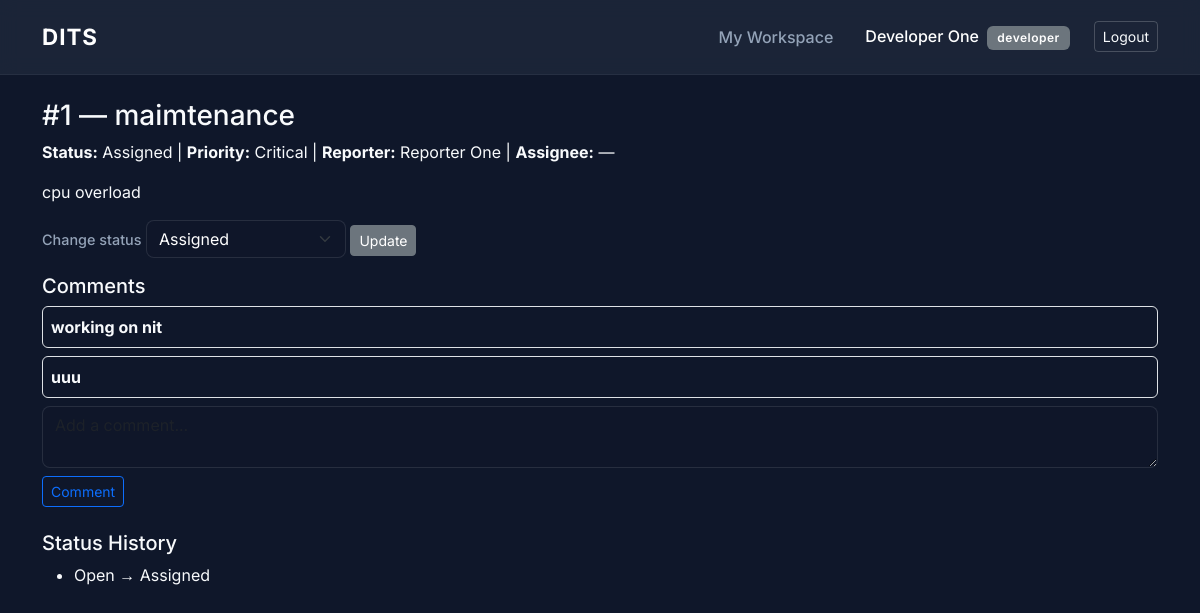
The page /defects/1 (signed in) on the database its author committed.
### app/models.py (models this page shows, shortened)
class User(UserMixin, db.Model):
    __tablename__ = "users"
    id = db.Column(db.Integer, primary_key=True)
    name = db.Column(db.String(120), nullable=False)
    email = db.Column(db.String(120), unique=True, nullable=False)
    password_hash = db.Column(db.String(255), nullable=False)
    role = db.Column(db.String(20), nullable=False)

class Defect(db.Model):
    __tablename__ = "defects"
    id = db.Column(db.Integer, primary_key=True)
    title = db.Column(db.String(150), nullable=False)
    description = db.Column(db.Text, nullable=False)
    priority = db.Column(db.String(10), nullable=False, default="Medium")
    status = db.Column(db.String(20), nullable=False, default="Open")
    reporter_id = db.Column(db.Integer, db.ForeignKey("users.id"), nullable=False)
    assignee_id = db.Column(db.Integer, db.ForeignKey("users.id"), nullable=True)
    report_date = db.Column(db.DateTime, default=datetime.utcnow)
    reporter = db.relationship("User", foreign_keys=[reporter_id])
    assignee = db.relationship("User", foreign_keys=[assignee_id])

class Comment(db.Model):
    __tablename__ = "comments"
    id = db.Column(db.Integer, primary_key=True)
    defect_id = db.Column(db.Integer, db.ForeignKey("defects.id"), nullable=False)
    author_id = db.Column(db.Integer, db.ForeignKey("users.id"), nullable=False)
    body = db.Column(db.Text, nullable=False)
    created_at = db.Column(db.DateTime, default=datetime.utcnow)

class StatusHistory(db.Model):
    __tablename__ = "status_history"
    id = db.Column(db.Integer, primary_key=True)
    defect_id = db.Column(db.Integer, db.ForeignKey("defects.id"), nullable=False)
    old_status = db.Column(db.String(20))
    new_status = db.Column(db.String(20), nullable=False)
    changed_by = db.Column(db.Integer, db.ForeignKey("users.id"))
    changed_at = db.Column(db.DateTime, default=datetime.utcnow)

### app/routes/defects.py (the view)
@defects_bp.route("/defects/<int:defect_id>")
@login_required
def view_defect(defect_id):
    d = Defect.query.get_or_404(defect_id)
    developers = User.query.filter_by(role="developer").all()
    comments = Comment.query.filter_by(defect_id=defect_id).order_by(Comment.created_at).all()
    history = StatusHistory.query.filter_by(defect_id=defect_id).order_by(StatusHistory.changed_at).all()
    return render_template("view_defect.html",
                           d=d, developers=developers, comments=comments, history=history)

### app/__init__.py (called while the page is built)
@login_manager.user_loader
def load_user(user_id):
    return User.query.get(int(user_id))

### app/templates/view_defect.html (shortened to what this page needs)
{% extends "base.html" %}{% block body %}
<h3>#{{ d.id }} — {{ d.title }}</h3>
<p><strong>Status:</strong> {{ d.status }} | <strong>Priority:</strong> {{ d.priority }}
   | <strong>Reporter:</strong> {{ d.reporter.name }}
   | <strong>Assignee:</strong> {{ d.assignee.name if d.assignee else '—' }}</p>
<p>{{ d.description }}</p>
<form method="post" action="{{ url_for('defects.change_status', defect_id=d.id) }}" class="mb-3">
  <label>Change status</label>
  <select name="status" class="form-select" style="max-width:200px;display:inline-block;">
    {% for s in ["Assigned","In Progress","Resolved","Verified","Closed"] %}
      <option>{{ s }}</option>
    {% endfor %}
  </select>
  <button class="btn btn-sm btn-secondary">Update</button>
</form>
<h5>Comments</h5>
{% for c in comments %}
  <div class="border rounded p-2 mb-2"><strong>{{ c.body }}</strong></div>
{% endfor %}
<form method="post" action="{{ url_for('defects.add_comment', defect_id=d.id) }}" class="mb-4">
  <textarea class="form-control mb-2" name="body" rows="2" placeholder="Add a comment..."></textarea>
  <button class="btn btn-sm btn-outline-primary">Comment</button>
</form>
<h5>Status History</h5>
<ul>{% for h in history %}<li>{{ h.old_status }} → {{ h.new_status }}</li>{% endfor %}</ul>
{% endblock %}

### app/templates/base.html (shortened to what this page needs)
<!doctype html>
<html lang="en">
<head>
    <link href="https://cdn.jsdelivr.net/npm/bootstrap@5.3.3/dist/css/bootstrap.min.css" rel="stylesheet">
</head>
<body>
<nav class="navbar navbar-expand navbar-custom mb-4">
    <div class="container">
        <a class="navbar-brand" href="{{ url_for('dashboard.dashboard') }}">DITS</a>
        <div class="navbar-nav ms-auto align-items-center">
            <a class="nav-link me-3" href="{{ url_for('defects.my_workspace') }}">My Workspace</a>
            {% if current_user.is_authenticated %}
                <span class="nav-link me-3">
                    <span class="text-white">{{ current_user.name }}</span>
                    <span class="badge bg-secondary ms-1">{{ current_user.role }}</span>
                </span>
                <a class="btn btn-sm btn-outline-light" href="{{ url_for('auth.logout') }}">Logout</a>
            {% endif %}
        </div>
    </div>
</nav>
<div class="container pb-5">
    {% block body %}{% endblock %}
</div>
</body>
</html>

### app/templates/base.html (style rules this page uses)
:root { --bg-dark: #0f172a; --bg-card: #1e293b; --text-main: #f8fafc; --text-muted: #94a3b8; --accent: #3b82f6; }
body { background-color: var(--bg-dark); color: var(--text-main); font-family: 'Inter', sans-serif; min-height: 100vh; }
.navbar-custom { background-color: rgba(30, 41, 59, 0.8); backdrop-filter: blur(10px); border-bottom: 1px solid rgba(255, 255, 255, 0.05); padding: 15px 0; }
.navbar-brand { font-weight: 700; letter-spacing: 1px; color: #fff !important; font-size: 1.4rem; }
.nav-link { color: var(--text-muted) !important; font-weight: 500; transition: color 0.2s; }
.form-control, .form-select { background-color: rgba(15, 23, 42, 0.6); border: 1px solid rgba(255, 255, 255, 0.1); color: white; border-radius: 8px; }
label { color: var(--text-muted); font-weight: 500; font-size: 0.9rem; margin-bottom: 5px; }
.btn-outline-light { border-color: rgba(255,255,255,0.2); color: var(--text-main); }
.badge { padding: 6px 10px; border-radius: 6px; font-weight: 600; font-size: 0.75rem; letter-spacing: 0.5px; }

### rows shown on the page
User: name "Developer One", role "developer"
Defect: id "1", title "maimtenance", status "Assigned", priority "Critical", description "cpu overload"
User: reporter.name "Reporter One"
Comment: body "working on nit"
Comment: body "uuu"
StatusHistory: old_status "Open", new_status "Assigned"

### other values the page prints
{{ d.assignee.name if d.assignee else '—' }} "—"
form field status "Assigned"
